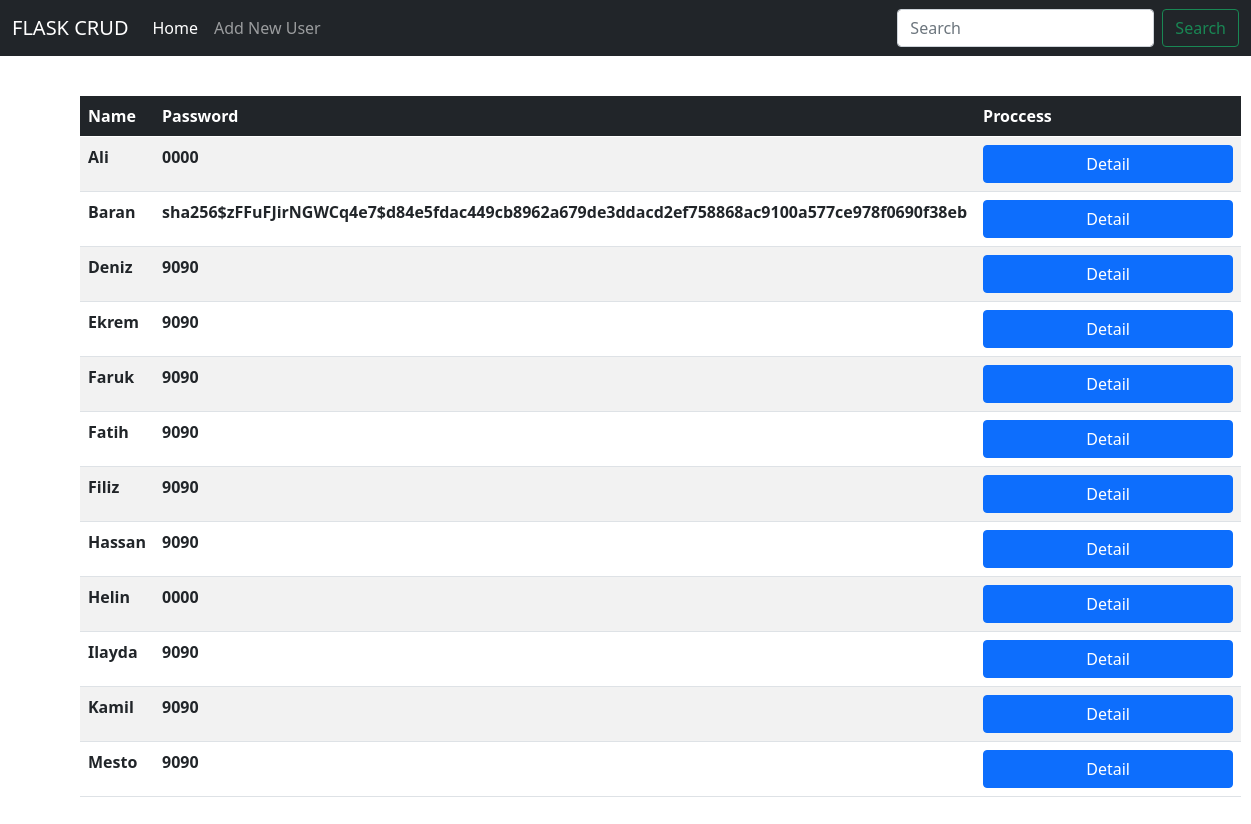
The page / on the database its author committed.
### crudsqlalchemey/app/server.py (models this page shows, shortened)
class Users(db.Model):
  id = db.Column(db.Integer, primary_key=True)
  name = db.Column(db.String(80), unique=True, nullable=False)
  password = db.Column(db.String(120), nullable=False)

### crudsqlalchemey/app/server.py (the view)
@app.route('/')
def index():
  result = Users.query.order_by(Users.name).all()
  return render_template('index.html', title='Home', users=result)

### crudsqlalchemey/app/templates/index.html
{% extends 'layout.html' %}
{% block body_content%}
  <table class="table table-striped">
    <thead class="table-dark">
      <th>Name</th>
      <th>Password</th>
      <th>Proccess</th>
    </thead>
    <tbody>
      {% for item in users %}
        <tr>
          <th>{{item.name}}</th>
          <th>{{item.password}}</th>
          <th style="width: 250px;">
            <a href="detail/{{item.id}}" class="btn btn-primary" style="width: 250px;">Detail</a>
          </th>
        </tr>
      {% endfor %}
    </tbody>
  </table>
{% endblock %}

### crudsqlalchemey/app/templates/layout.html (shortened to what this page needs)
<!DOCTYPE html>
<html lang="en">
<head>
  <link rel="stylesheet" href= "{{ url_for('static', filename = 'css/main.css')}}"/>
  <link href="https://cdn.jsdelivr.net/npm/bootstrap@5.0.1/dist/css/bootstrap.min.css" rel="stylesheet">
</head>
<body>
  <nav class="navbar navbar-expand-lg navbar-dark bg-dark">
    <div class="container-fluid">
      <a class="navbar-brand" href="#">FLASK CRUD</a>
      <div class="collapse navbar-collapse" id="navbarSupportedContent">
        <ul class="navbar-nav me-auto mb-2 mb-lg-0">
          <li class="nav-item">
            <a class="nav-link active" aria-current="page" href="/">Home</a>
          </li>
          <li class="nav-item">
            <a class="nav-link" href="{{ url_for('insert') }}">Add New User</a>
          </li>
        </ul>
        <form class="d-flex">
          <input class="form-control me-2" type="search" placeholder="Search" aria-label="Search">
          <button class="btn btn-outline-success" type="submit">Search</button>
        </form>
      </div>
    </div>
  </nav>
  <div class="content">
    {% block body_content %}
    {% endblock %}
  </div>
</body>
</html>

### crudsqlalchemey/app/static/css/main.css (style rules this page uses)
.content { padding: 40px 80px; }

### rows shown on the page
Users: name "Ali", password "0000"
Users: name "Baran", password "sha256$zFFuFJirNGWCq4e7$d84e5fdac449cb8962a679de3ddacd2ef758868ac9100a577ce978f0690f38eb", {{ item.id }} 2 (drawn)
Users: name "Deniz", password "9090"
Users: name "Ekrem", password "9090"
Users: name "Faruk", password "9090"
Users: name "Fatih", password "9090"
Users: name "Filiz", password "9090"
Users: name "Hassan", password "9090"
Users: name "Helin", password "0000"
Users: name "Ilayda", password "9090"
Users: name "Kamil", password "9090"
Users: name "Mesto", password "9090"
